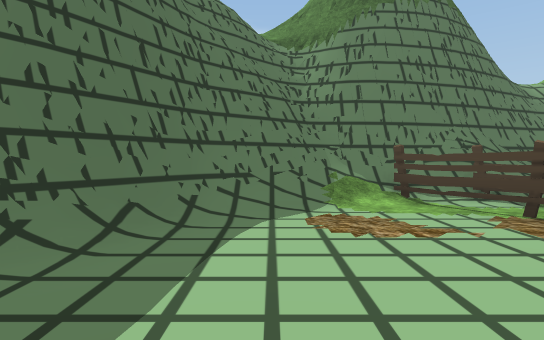
[1] (above)

21 first-person views from a walk through a scene from a Unity 3-D project. The camera is 1.5 m above the floor, tilts 2° down and sees 80° across. The floor is counted in squares, 2 m on a side. Each view is taken from the middle of a square. On the plan, view 1 faces up. The plan holds only what a view shows up to about 11 squares ahead; the rest is blank. The place goes on beyond the plan. Some animated figures are left out. Some surface patterns are stand-ins.

[2]
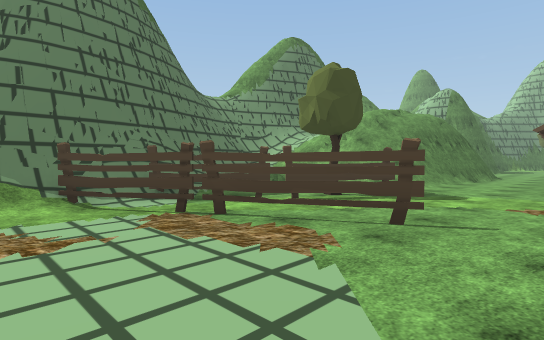

[3]
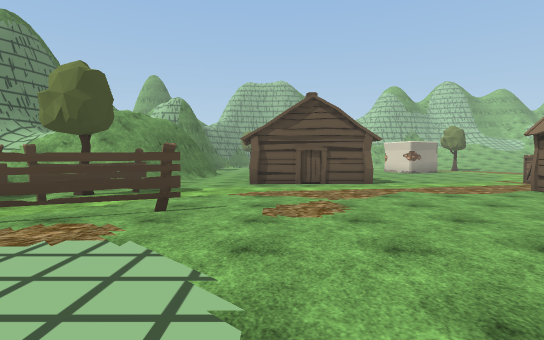

[4]
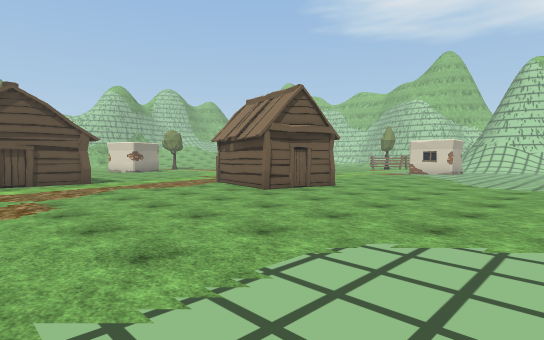

[5]
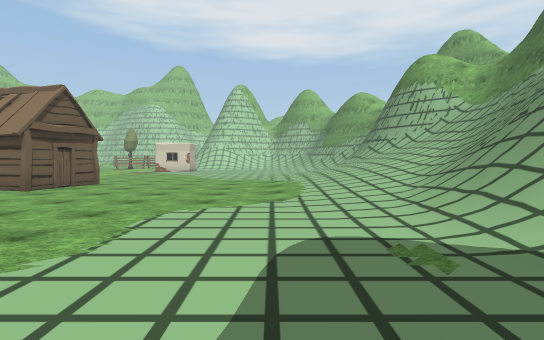

[6]
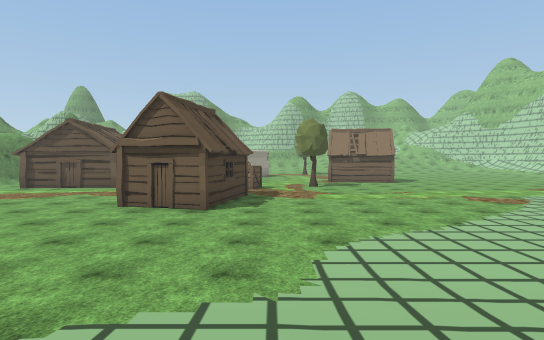

[7]
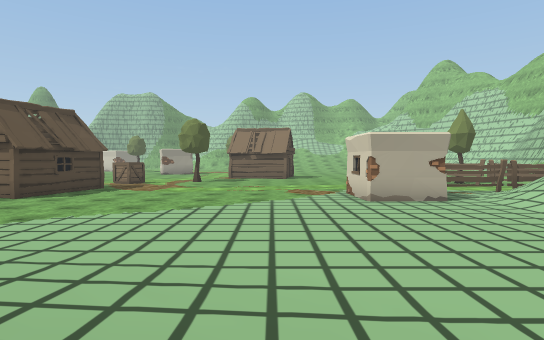

[8]
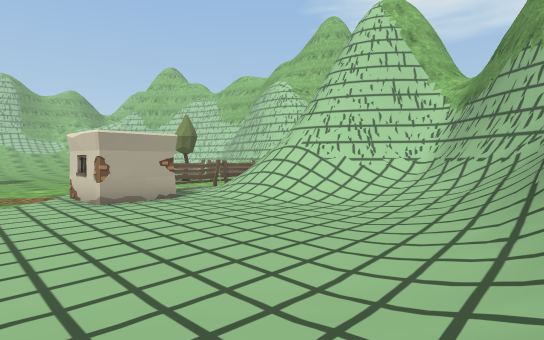

[9]
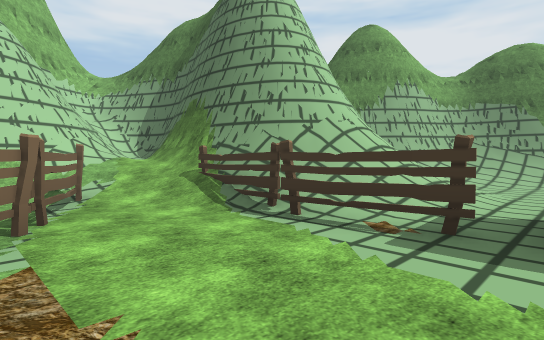

[10]
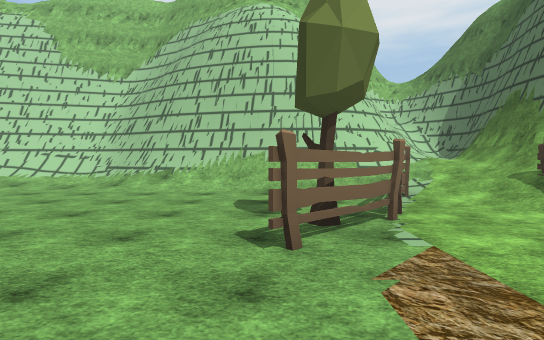

[11]
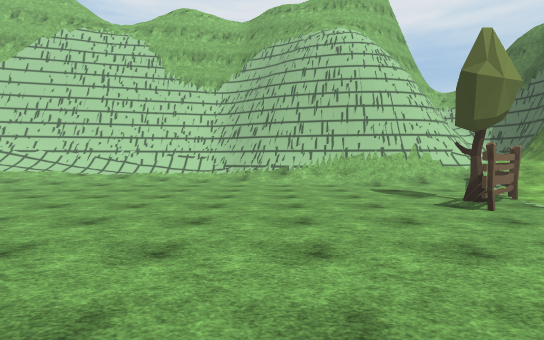

[12]
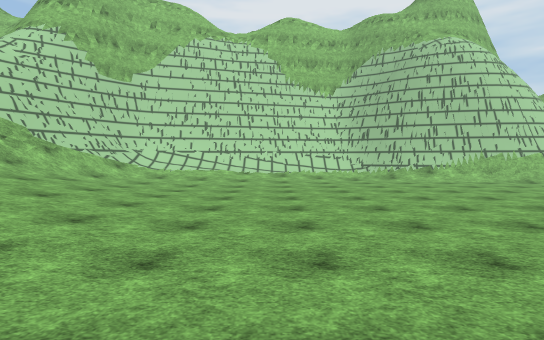

[13]
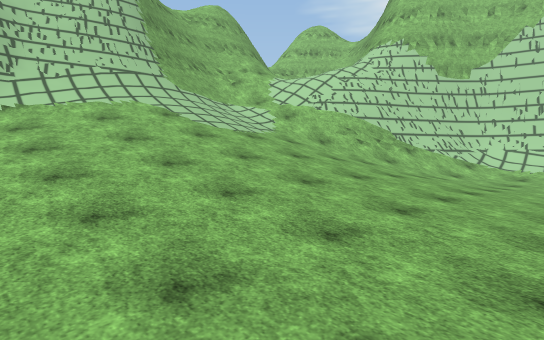

[14]
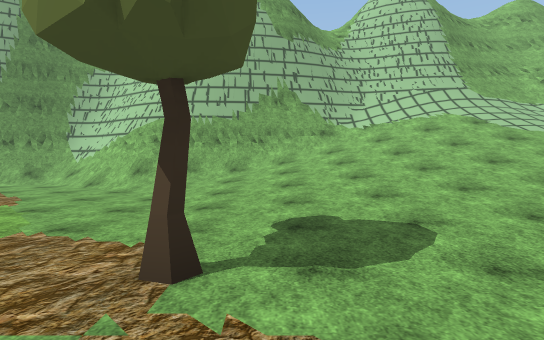

[15]
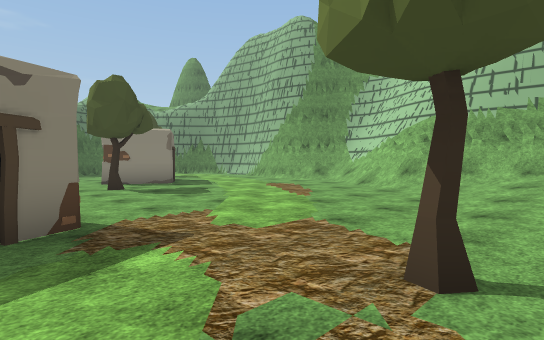

[16]
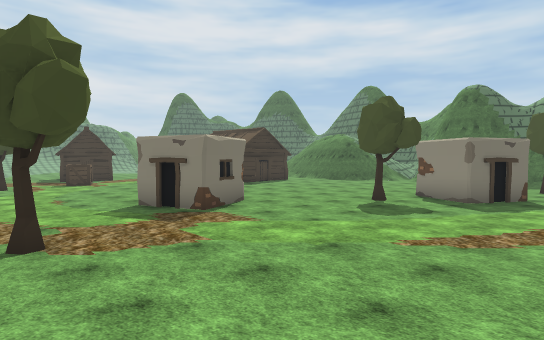

[17]
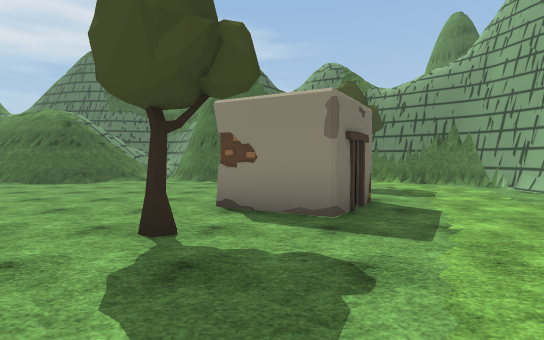

[18]
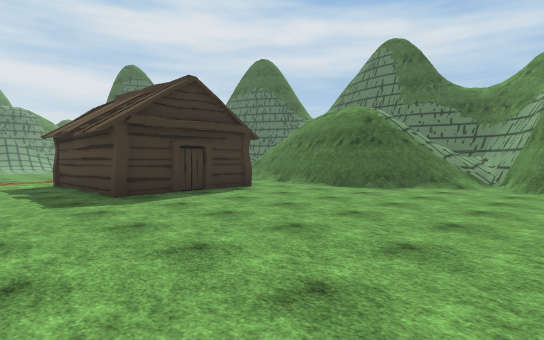

[19]
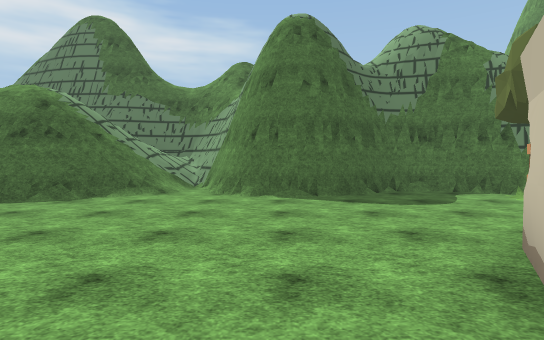

[20]
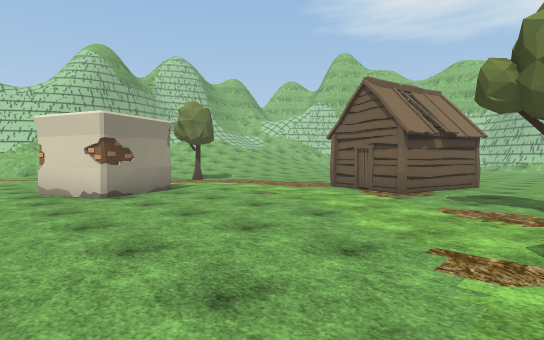

[21]
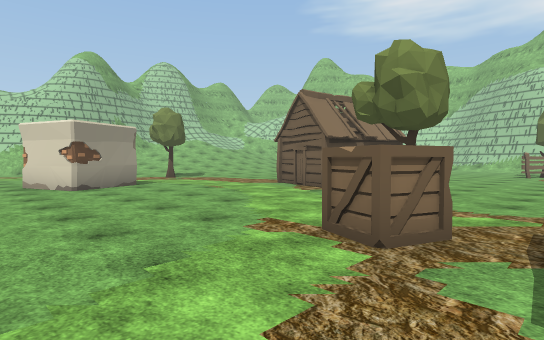

### Floor plan
Key: @ floor where view 1 was taken; # wall or solid block; . floor; / step, stairs or slope; = window, fence, low wall or low ledge; v drop or lower ground; F fence; T tree; H hut; C crate; O other object.
Columns run from 9 left of view 1 to 30 right of it. Each row starts with its distance up from view 1.
  9                 #####
  8              ####////  #####
  7          #####// ///      /#
  6         ###F F// ////   = /##
  5        ##///FFF.. /////////##  ####
  4        #/...FOFFT.////vv/#=/####..##
  3       ##.....O..F..//#####.........###
  2        /.....O...................T...#
  1        ..............................#
  0       /..@.........H  H..............#
 -1      //............H  H........#O....
 -2     ///............H  H........##...
 -3     ///............H................
 -4   ##////......................T...../##
 -5   #=////............................./#
 -6  ##/////......HHH.................../##
 -7 ##///////....H  H.........O#........=#
 -8 ##///////......HH.CC......###....../##
 -9 #////////........................../##
-10         /........................///##
-11         ...........T.........T..////##
-12        /..............HHH......./////#
-13        /..............H  .. ...//////#
-14      / ................H     .///////##
-15       /..............HHH   . .////////#
-16      //................   ....////////#
-17      //......# ......... .....////////#
-18       //.....O ...............////////#
-19      #//.......O..............////////#
-20      #///./////O..............////////##
-21      #/////////O..FF........../////////
-22      ##///###=//.FT...........////==//
-23       ##/#####//.F.............//=#=/
-24        ###   ##///............///##/
-25              ##/////........////##v/
-26              ##//#####//.///////#####
-27              #//##  ####//// ####
-28              #/=#      #####
-29              #=##
-30                ##

Where each view was taken, in squares from view 1:
view 1: 0 up, 0 right, facing up
view 2: 0 up, 1 right, facing up-right
view 3: 0 up, 0 right, facing right
view 4: 0 up, 1 left, facing down-right
view 5: 2 up, 1 left, facing down
view 6: 9 down, 3 left, facing right
view 7: 14 down, 4 left, facing right
view 8: 14 down, 4 left, facing down-right
view 9: 18 down, 9 right, facing down-left
view 10: 18 down, 10 right, facing down
view 11: 16 down, 13 right, facing down
view 12: 15 down, 18 right, facing down
view 13: 14 down, 20 right, facing down-right
view 14: 12 down, 18 right, facing right
view 15: 12 down, 18 right, facing up-right
view 16: 12 down, 25 right, facing up-left
view 17: 7 down, 22 right, facing up
view 18: 5 down, 20 right, facing up-left
view 19: 3 down, 20 right, facing up
view 20: 5 down, 10 right, facing down-right
view 21: 5 down, 8 right, facing down-right
